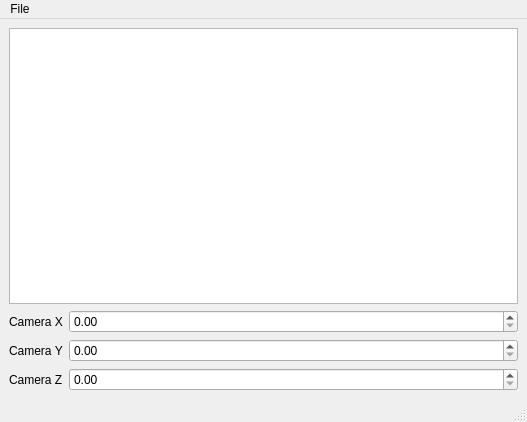
<?xml version="1.0" encoding="UTF-8"?>
<ui version="4.0">
 <class>CalibrationList</class>
 <widget class="QMainWindow" name="CalibrationList">
  <property name="geometry">
   <rect>
    <x>0</x>
    <y>0</y>
    <width>527</width>
    <height>422</height>
   </rect>
  </property>
  <property name="windowTitle">
   <string>MainWindow</string>
  </property>
  <widget class="QWidget" name="centralwidget">
   <layout class="QVBoxLayout" name="verticalLayout">
    <item>
     <widget class="QTreeView" name="treeView"/>
    </item>
    <item>
     <layout class="QFormLayout" name="formLayout">
      <item row="0" column="0">
       <widget class="QLabel" name="label">
        <property name="text">
         <string>Camera X</string>
        </property>
       </widget>
      </item>
      <item row="0" column="1">
       <widget class="QDoubleSpinBox" name="camera_x"/>
      </item>
      <item row="1" column="0">
       <widget class="QLabel" name="label_2">
        <property name="text">
         <string>Camera Y</string>
        </property>
       </widget>
      </item>
      <item row="2" column="0">
       <widget class="QLabel" name="label_3">
        <property name="text">
         <string>Camera Z</string>
        </property>
       </widget>
      </item>
      <item row="1" column="1">
       <widget class="QDoubleSpinBox" name="camera_y"/>
      </item>
      <item row="2" column="1">
       <widget class="QDoubleSpinBox" name="camera_z"/>
      </item>
     </layout>
    </item>
   </layout>
  </widget>
  <widget class="QMenuBar" name="menubar">
   <property name="geometry">
    <rect>
     <x>0</x>
     <y>0</y>
     <width>527</width>
     <height>21</height>
    </rect>
   </property>
   <widget class="QMenu" name="menuFile">
    <property name="title">
     <string>File</string>
    </property>
    <addaction name="actionNew"/>
    <addaction name="actionOpen"/>
    <addaction name="actionSave"/>
    <addaction name="actionSave_as"/>
   </widget>
   <addaction name="menuFile"/>
  </widget>
  <widget class="QStatusBar" name="statusbar"/>
  <action name="actionNew">
   <property name="text">
    <string>New</string>
   </property>
  </action>
  <action name="actionOpen">
   <property name="text">
    <string>Open</string>
   </property>
  </action>
  <action name="actionSave">
   <property name="text">
    <string>Save</string>
   </property>
  </action>
  <action name="actionSave_as">
   <property name="text">
    <string>Save as...</string>
   </property>
  </action>
 </widget>
 <resources/>
 <connections/>
</ui>
